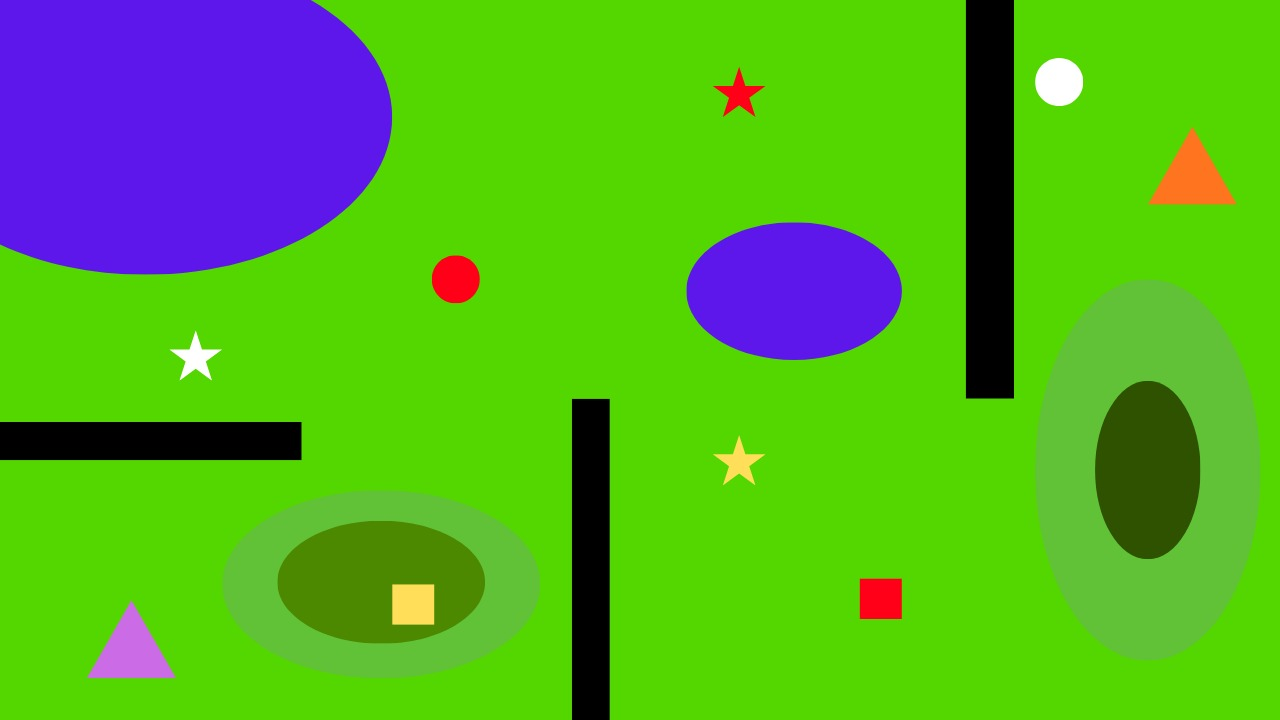
#> input picture Photos/3.jpg, 1280 x 720 px, found by its file name
$ python shape_detect.py
#> lines starting #> are read from the running program, lines starting #| are printed output that depends on the picture; after the words box and inside, x2 and y2 are one past the last pixel; in counts of white or black regions, pixels touching at a corner belong together
import cv2
# i dont know why it dosen't detect one square in image 3 , rest is fine
inp="photos/3.jpg"

def Fshape(contour):
    peri = cv2.arcLength(contour, True)

    if peri == 0:
        return None

    area = cv2.contourArea(contour)
    verti = cv2.approxPolyDP(contour, 0.04 * peri, True)

    _, _, w, h = cv2.boundingRect(contour)
    aspect_ratio = max(w, h) / min(w, h)

    if len(verti) == 3:
        return "triangle"

    if len(verti) == 4:
        if aspect_ratio <= 1.2:
            print("square")
            return "square"
        print("square2")
        return None

    print("square4") #wrote this to see what it does when above 2 are not detected

    hull_area = cv2.contourArea(cv2.convexHull(contour))
    solidity = area / hull_area if hull_area else 1
    if (6 <= len(verti) <= 11 and solidity < 0.9 and max(w, h) <= 120):
        return "star"


    if (4 * 3.14 * area )/ (peri * peri) >= 0.7 and aspect_ratio <= 1.2:
        return "circle"
    return None


image = cv2.imread(inp)
#> image is the input picture: shape (720, 1280, 3); mean B, G, R 37.2, 173.2, 84.5

hsv = cv2.cvtColor(image, cv2.COLOR_BGR2HSV)
#> hsv: shape (720, 1280, 3); mean H, S, V 57.8, 234.7, 202.3
gbg= cv2.inRange(hsv, (35, 40, 40), (85, 255, 255))
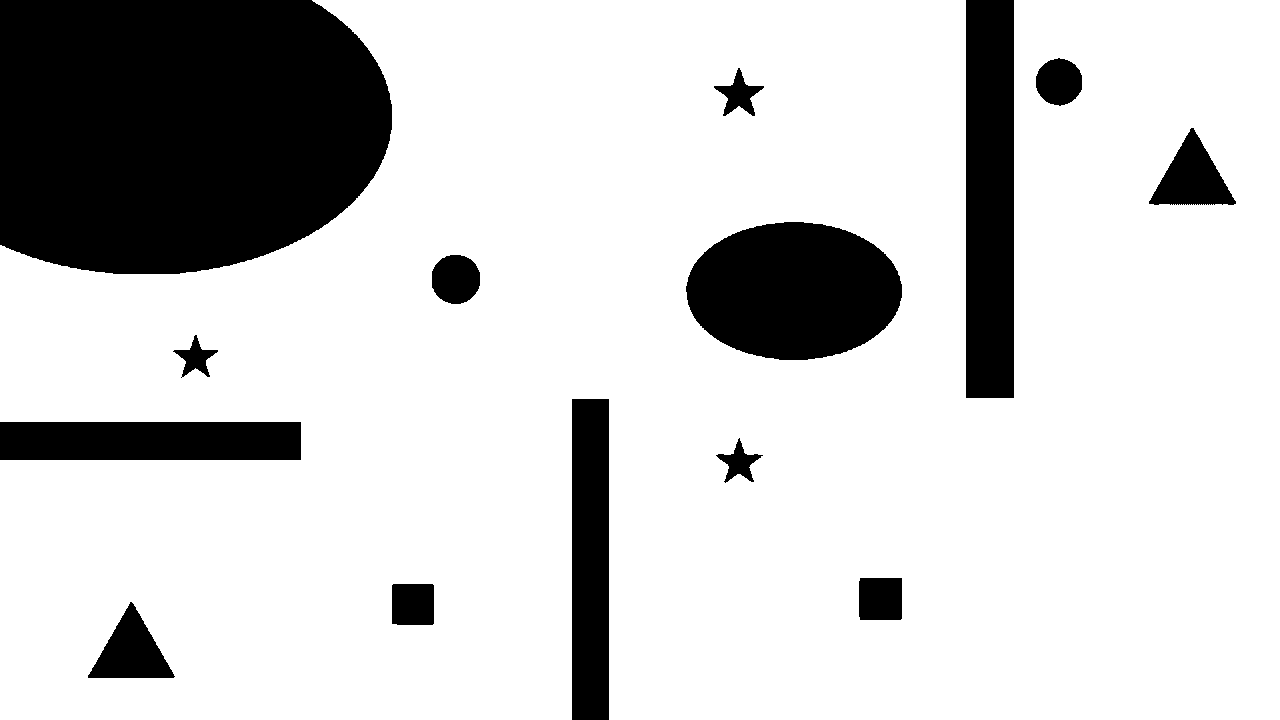
#> gbg: shape (720, 1280); 80.8% white; 14 black regions, largest, box (x1, y1, x2, y2) and area: (0, 0, 392, 274) 95034, (686, 222, 902, 360) 23335, (966, 0, 1014, 398) 19104
non_green = cv2.bitwise_not(gbg)


edges = cv2.Canny(image, 50, 150)
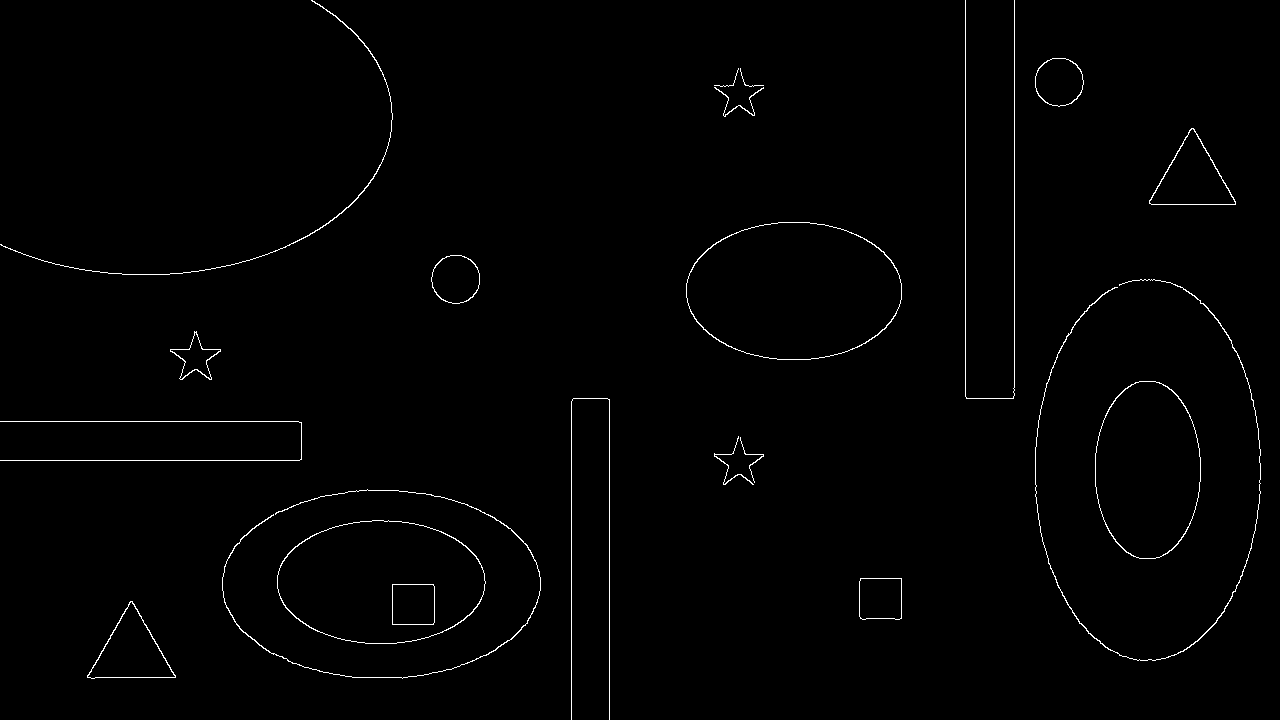
#> edges: shape (720, 1280); 0.93% white in thin lines or dots

mask = cv2.bitwise_or(non_green, edges)
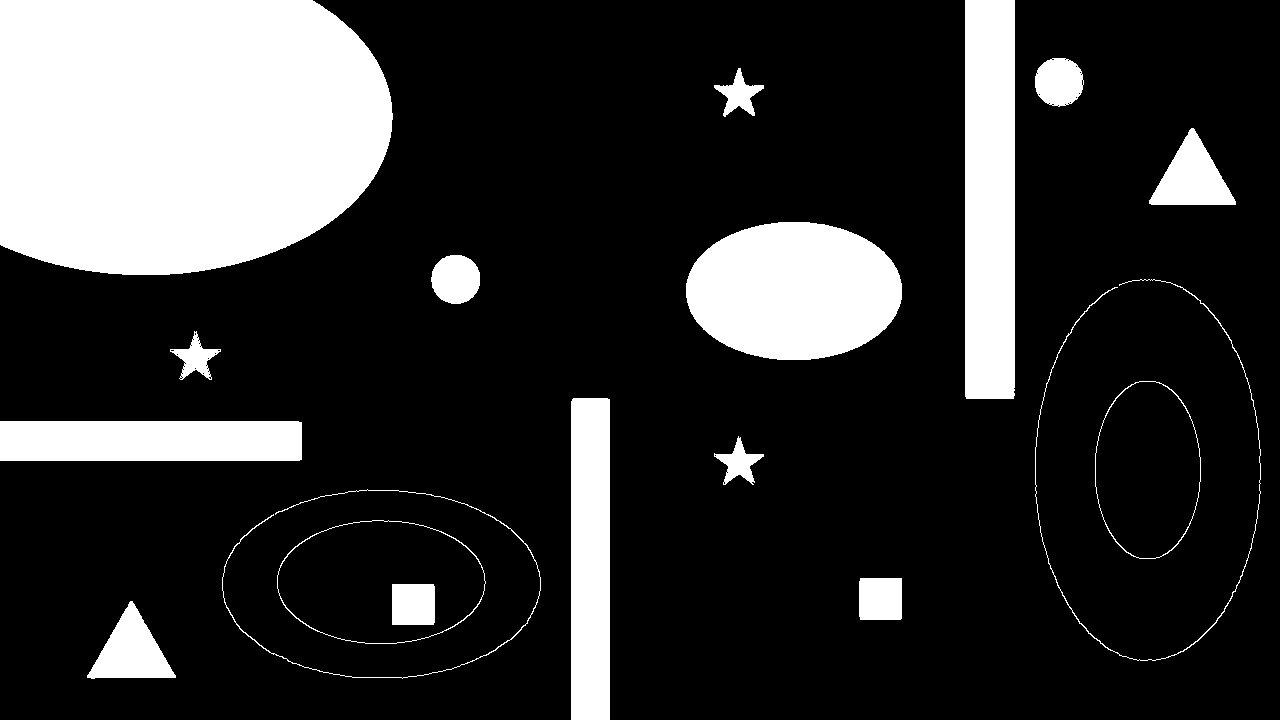
#> mask: shape (720, 1280); 20% white; 18 white regions


contours, _ = cv2.findContours(mask, cv2.RETR_EXTERNAL, cv2.CHAIN_APPROX_SIMPLE)
#> contours = 17 contours; largest, box (x1, y1, x2, y2) and area: (0, 0, 393, 275) 94834, (686, 222, 902, 360) 23358, (277, 520, 486, 644) 20130, (965, 0, 1015, 399) 19495, (1095, 381, 1201, 559) 14812


for i in contours:
    if cv2.contourArea(i) < 100:
        continue

    x, y, w, h = cv2.boundingRect(i)


    #print(type(cv2.boundingRect(i)))


    shape = Fshape(i)
    if shape is None:
        continue


    cv2.rectangle(image,(x, y),(x+w, y+h),(0, 0, 0),2,)

    cv2.putText(image,shape,(x, y-10),cv2.FONT_HERSHEY_SIMPLEX,0.6,(0, 0, 0),2,)
#> this loop made 17 passes
#> (x, y, peri in Fshape, area in Fshape, aspect_ratio in Fshape, hull_area in Fshape) on passes 3, 4, 8, 10, 12, 17: (277, 520, 559.1, 20130.5, 1.69, 20279.5), (222, 489, 1711.3, 174, 1.68, 47364), (1095, 381, 477.3, 14812, 1.68, 14915.5), (1035, 279, 2066.6, 212.5, 1.69, 67970.5), (686, 222, 593.3, 23358.5, 1.57, 23514), (0, 0, 1208.4, 94833.5, 1.43, 95028)
#> (printed output is left out)
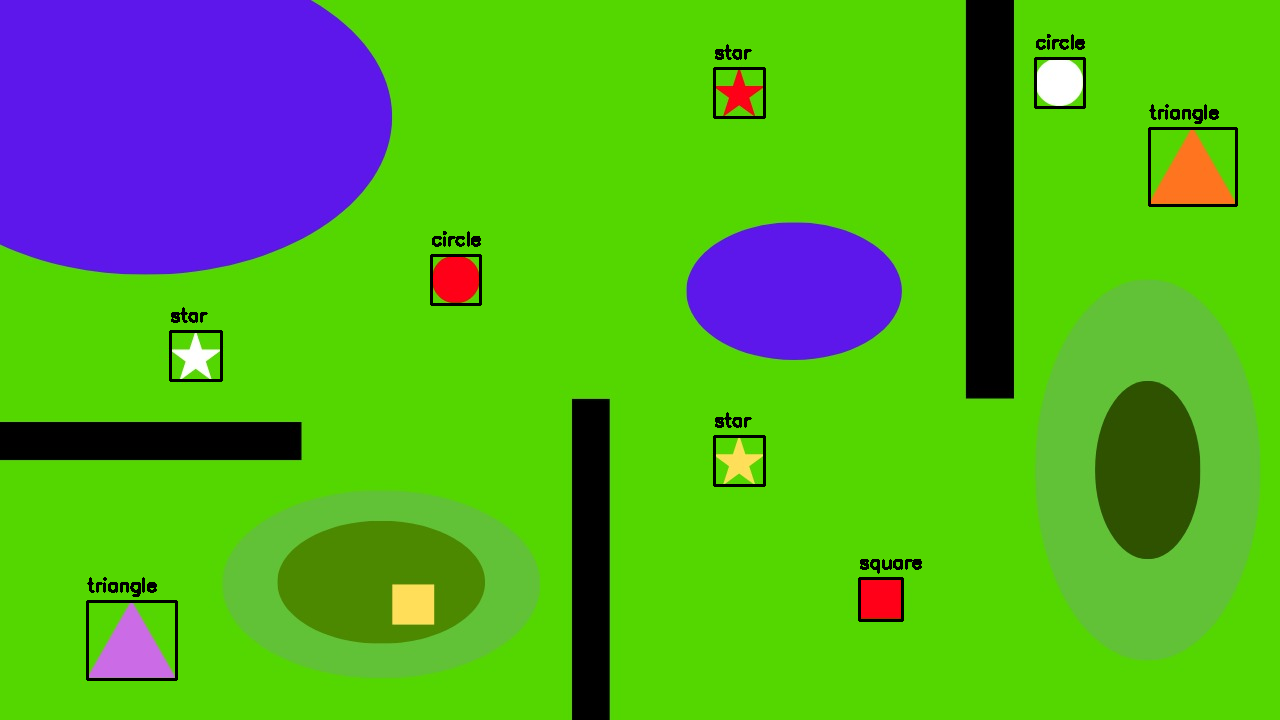
#> image: shape (720, 1280, 3); 0.92% of pixels changed, all inside (x1, y1, x2, y2) = (86, 34, 1238, 681)


cv2.imwrite("photos/output/shape_detect.png", image)

$ run again, with Photos/2.jpg copied over Photos/3.jpg
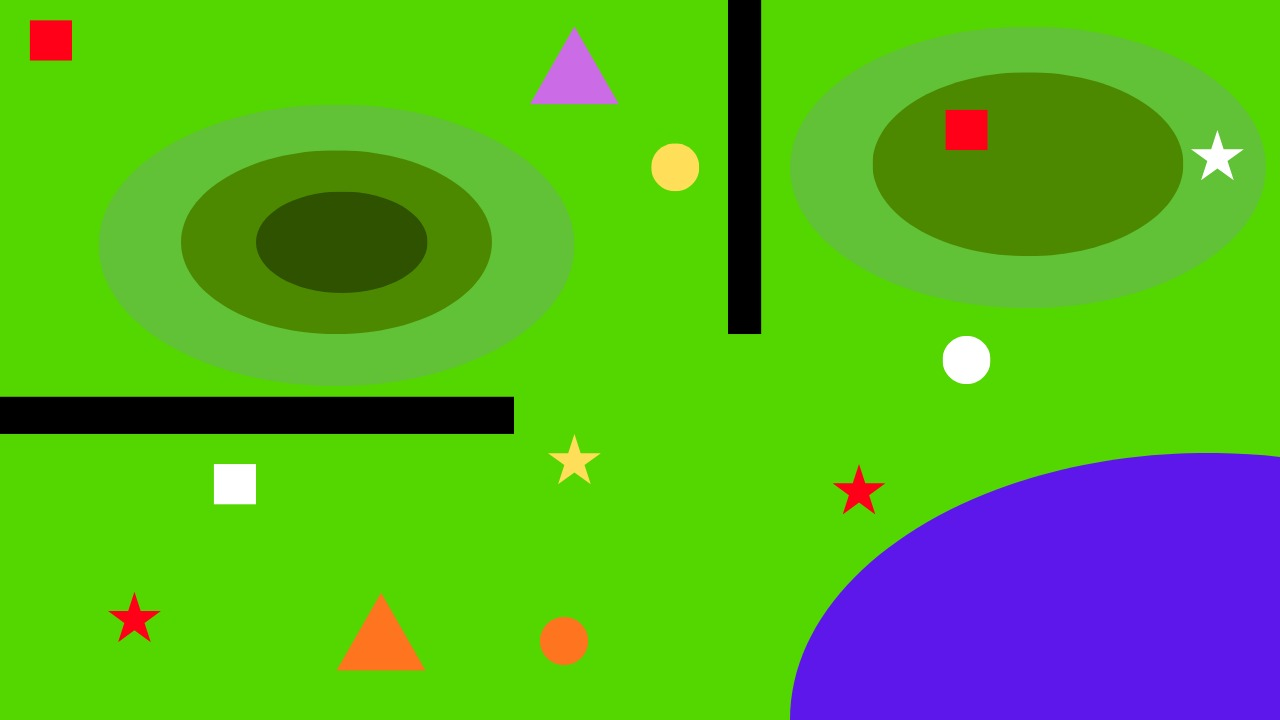
#> input picture Photos/2.jpg, 1280 x 720 px, found by its file name
#> image is the input picture: shape (720, 1280, 3); mean B, G, R 37.2, 172.7, 86.5
#> hsv: shape (720, 1280, 3); mean H, S, V 57, 233.7, 199.7
#> `gbg= cv2.inRange(hsv, (35, 40, 40), (85, 255, 255))`:
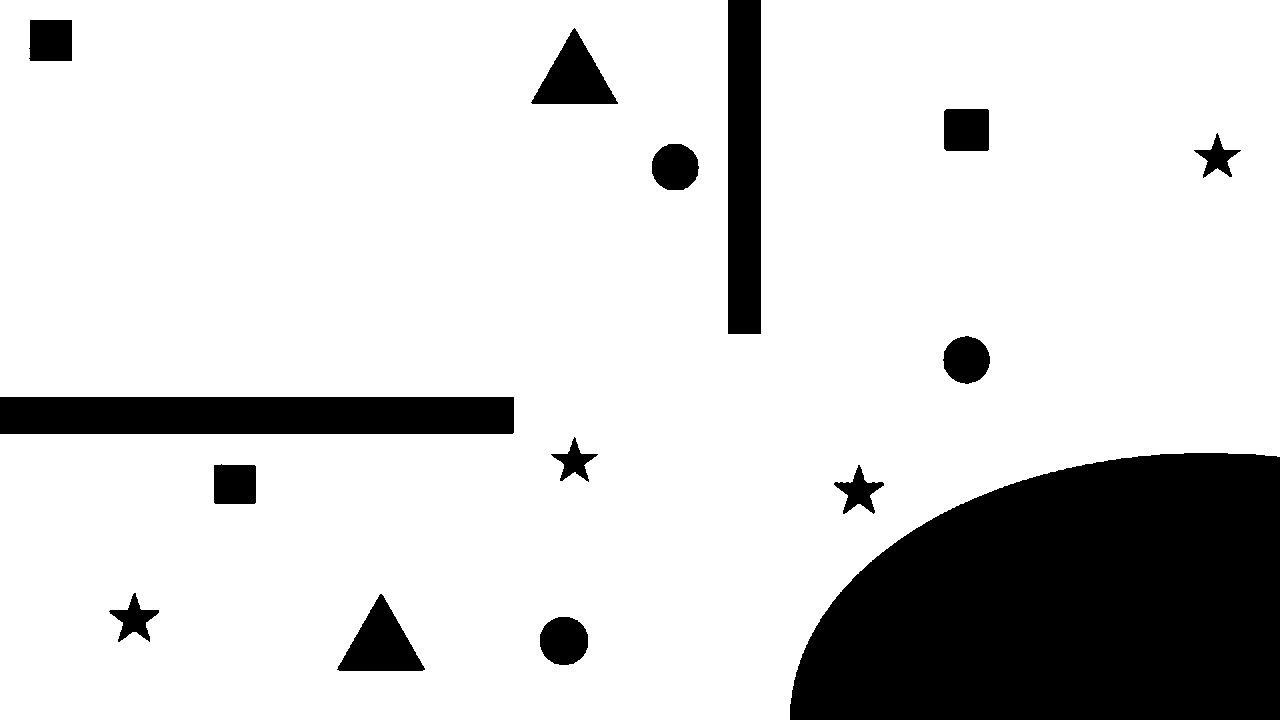
#> gbg: shape (720, 1280); 82.9% white; 15 black regions, largest, box (x1, y1, x2, y2) and area: (790, 453, 1280, 720) 106837, (0, 397, 514, 434) 19017, (728, 0, 761, 334) 11022
#> edges: shape (720, 1280); 1.1% white in thin lines or dots
#> mask: shape (720, 1280); 18% white; 20 white regions
#> contours = 18 contours; largest, box (x1, y1, x2, y2) and area: (790, 452, 1280, 720) 106494, (872, 72, 1184, 257) 45014, (181, 150, 492, 335) 44996, (0, 396, 515, 434) 19012, (727, 0, 762, 335) 11345
#> the loop `for i in contours:` made 18 passes
#> (x, y, peri in Fshape, area in Fshape, aspect_ratio in Fshape, hull_area in Fshape) on passes 1, 3, 4, 7, 9, 11, 12: (539, 617, 159.8, 1824.5, 1.04, 1855.5), (108, 592, 202.8, 925.5, 1.04, 1762.5), (833, 465, 201.7, 913.5, 1.06, 1695), (549, 434, 203.5, 883, 1.02, 1727), (942, 335, 161.2, 1839, 1.02, 1873.5), (651, 143, 160.4, 1833, 1, 1863.5), (1192, 130, 197.8, 879, 1.02, 1673)
#> (printed output is left out)
#> after the loop `for i in contours:`:
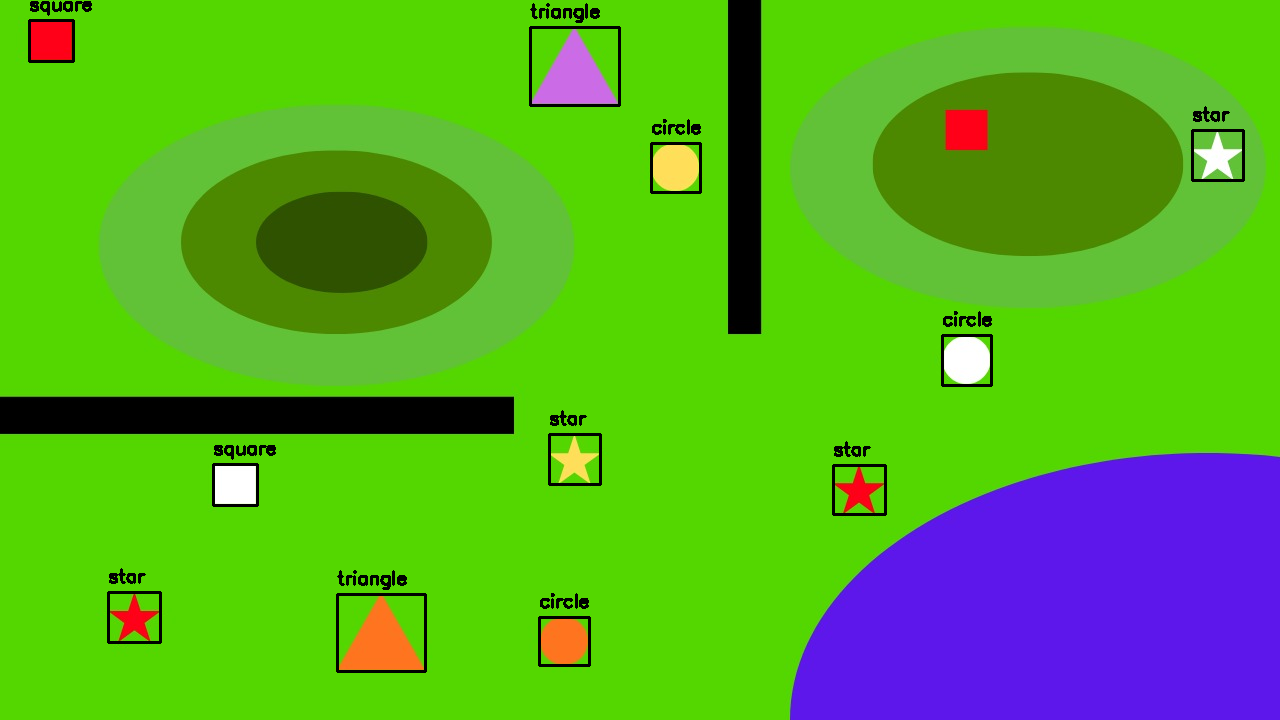
#> image: shape (720, 1280, 3); 1.22% of pixels changed, all inside (x1, y1, x2, y2) = (28, 1, 1245, 673)
